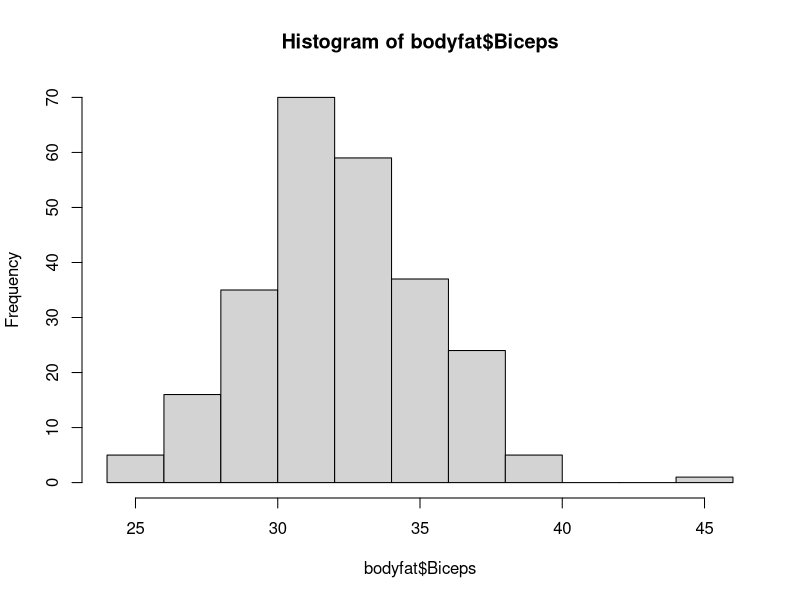
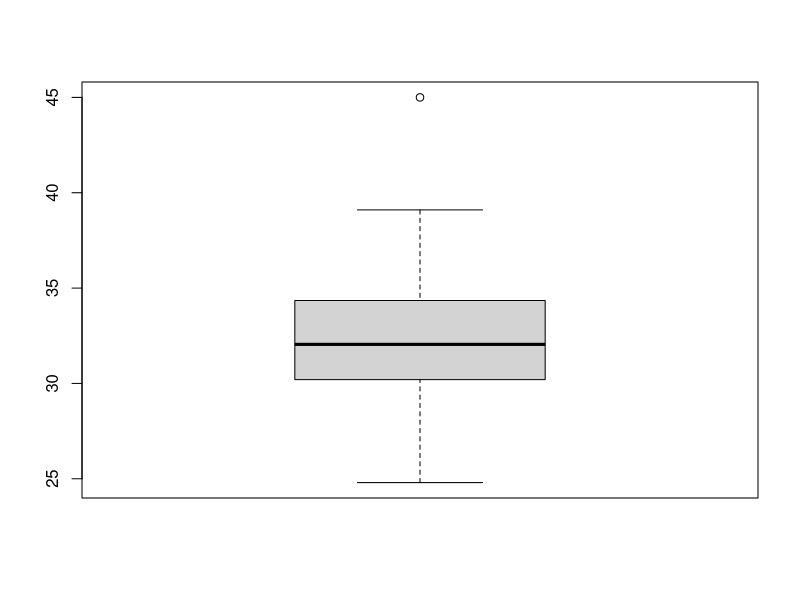
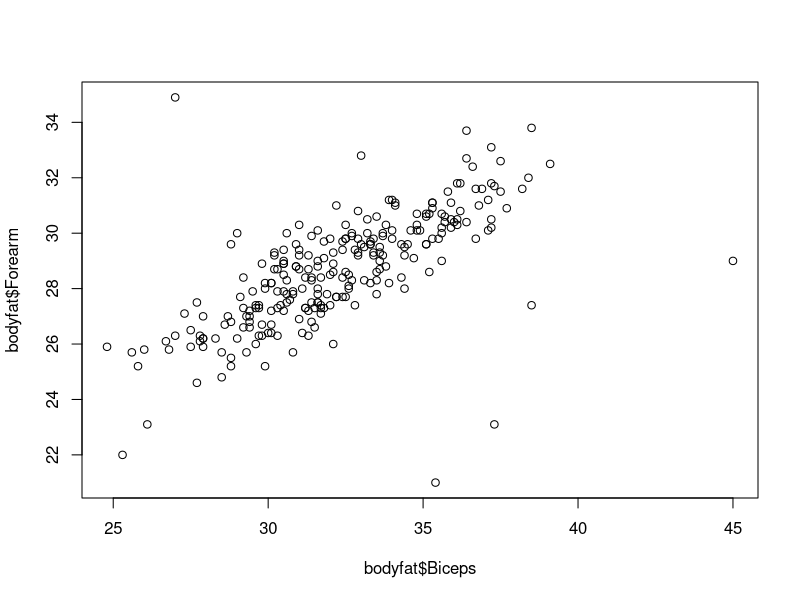
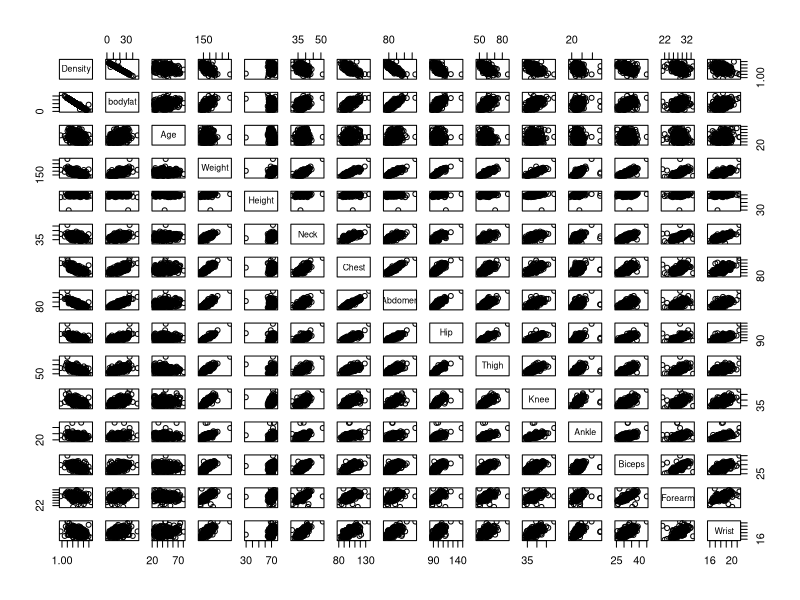
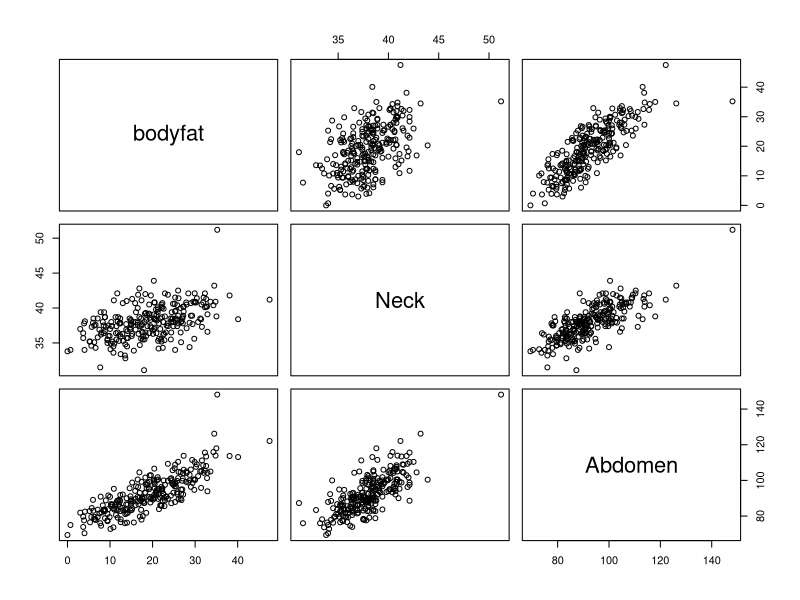
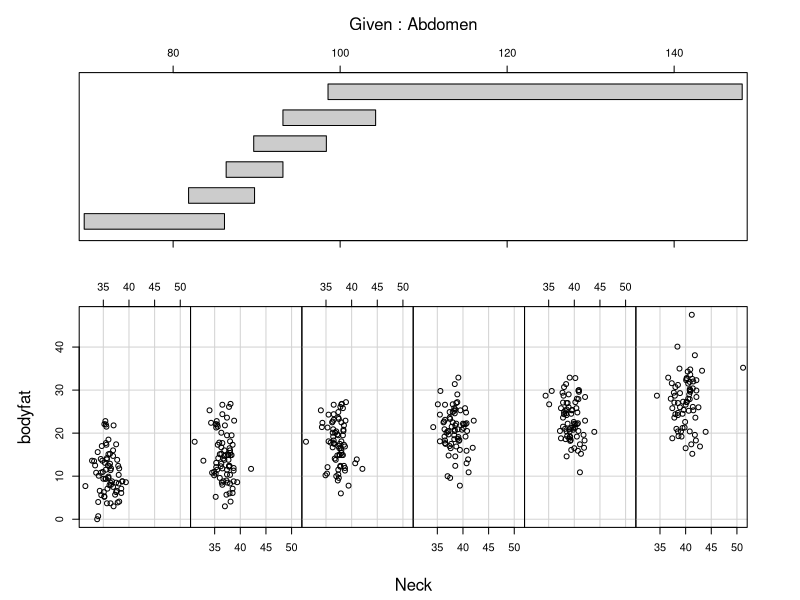

Write R code to recreate these figures, in order.
## ---- chunk 1
knitr::opts_chunk$set(
  cache=TRUE, warning=FALSE, error=FALSE, message=FALSE, echo=TRUE, 
  results = 'markup', dev='png', dpi=150
)
## ---- chunk 2
setwd("~/Dropbox/Berkeley/151A/")
bodyfat<- read.csv("Bodyfat.csv")
head(bodyfat)
## ---- chunk 3
summary(bodyfat)
hist(bodyfat$Biceps)
boxplot(bodyfat$Biceps)
## ---- chunk 4
outlier<- which.max(bodyfat$Biceps)
bodyfat[outlier,]
## ---- chunk 5
plot(bodyfat$Biceps, bodyfat$Forearm)
## ---- chunk 6
pairs(bodyfat)
## ---- chunk 7
pairs(~bodyfat + Neck + Abdomen, data = bodyfat)
## ---- chunk 8
coplot(bodyfat ~ Neck | Abdomen, data = bodyfat, rows = 1)
